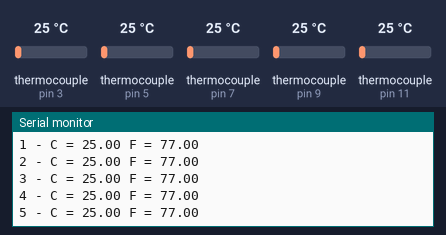
The sketch below on a simulated Arduino Uno, built with avr-gcc and run on an emulated ATmega328P. Shown: the last lines printed to the serial monitor. Inputs (shaded band) come from the test bench; at power-on: thermocouple (sensors on pin 3, pin 5, pin 7, pin 9, pin 11) 25 °C.

Above: at 1.2 s.
1.3 s: thermocouple (sensor on pin 3) set to 75 °C
5.3 s: thermocouple (sensor on pin 5) set to 6 °C
6.8 s: thermocouple (sensor on pin 7) set to 6 °C
At 8.1 s:
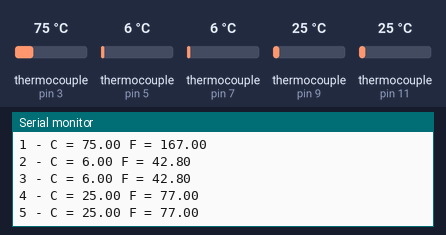
8.3 s: thermocouple (sensor on pin 9) set to 6 °C
At 9.3 s:
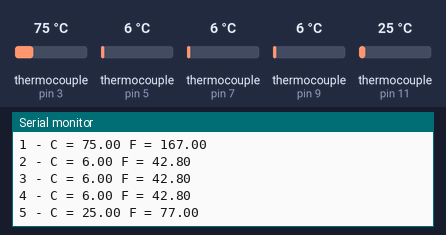
9.8 s: thermocouple (sensor on pin 11) set to 75 °C
At 11.5 s:
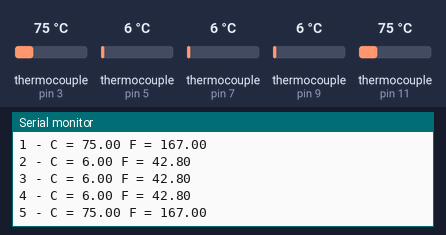
13.8 s: thermocouple (sensor on pin 3) set to 6 °C
Timing chart, 0 to 16.3 s (numbered marks = the images above; inputs shaded):
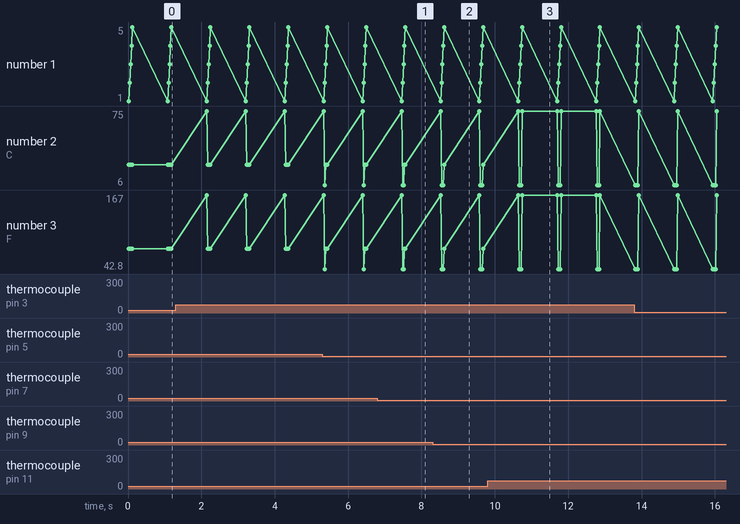

Measured:
- after the input at 6.8 s, the serial monitor: prints a new line after 0.71 s (image 1)
- after the input at 8.3 s, the serial monitor: prints a new line after 0.30 s (image 2)
- after the input at 9.8 s, the serial monitor: prints a new line after 0.94 s (image 3)

The sketch:

teste_termopar.ino
```cpp
#include "max6675.h" // max6675.h file is part of the library that you should download from Robojax.com

int soPin = 5;// SO=Serial Out
int csPin = 6;// CS = chip select CS pin
int sckPin = 7;// SCK = Serial Clock pin

//MAX6675 robojax(sckPin, csPin, soPin);// create instance object of MAX6675

MAX6675 robojax1(2, 3, 4);// create instance object of MAX6675
MAX6675 robojax2(2, 5, 6);// create instance object of MAX6675
MAX6675 robojax3(2, 7, 8);// create instance object of MAX6675
MAX6675 robojax4(2, 9, 10);// create instance object of MAX6675
MAX6675 robojax5(2, 11, 12);// create instance object of MAX6675


void setup() {


  Serial.begin(9600);// initialize serial monitor with 9600 baud
  Serial.println("Robojax MAX6675");

}

void loop() {
  // basic readout test, just print the current temp
  // Robojax.com MAX6675 Temperature reading on Serial monitor
   Serial.print("1 - C = ");
   Serial.print(robojax1.readCelsius());
   Serial.print(" F = ");
   Serial.println(robojax1.readFahrenheit());
   Serial.print("2 - C = ");
   Serial.print(robojax2.readCelsius());
   Serial.print(" F = ");
   Serial.println(robojax2.readFahrenheit());
   Serial.print("3 - C = ");
   Serial.print(robojax3.readCelsius());
   Serial.print(" F = ");
   Serial.println(robojax3.readFahrenheit());
   Serial.print("4 - C = ");
   Serial.print(robojax4.readCelsius());
   Serial.print(" F = ");
   Serial.println(robojax4.readFahrenheit());
   Serial.print("5 - C = ");
   Serial.print(robojax5.readCelsius());
   Serial.print(" F = ");
   Serial.println(robojax5.readFahrenheit());


   delay(1000);
}
```
